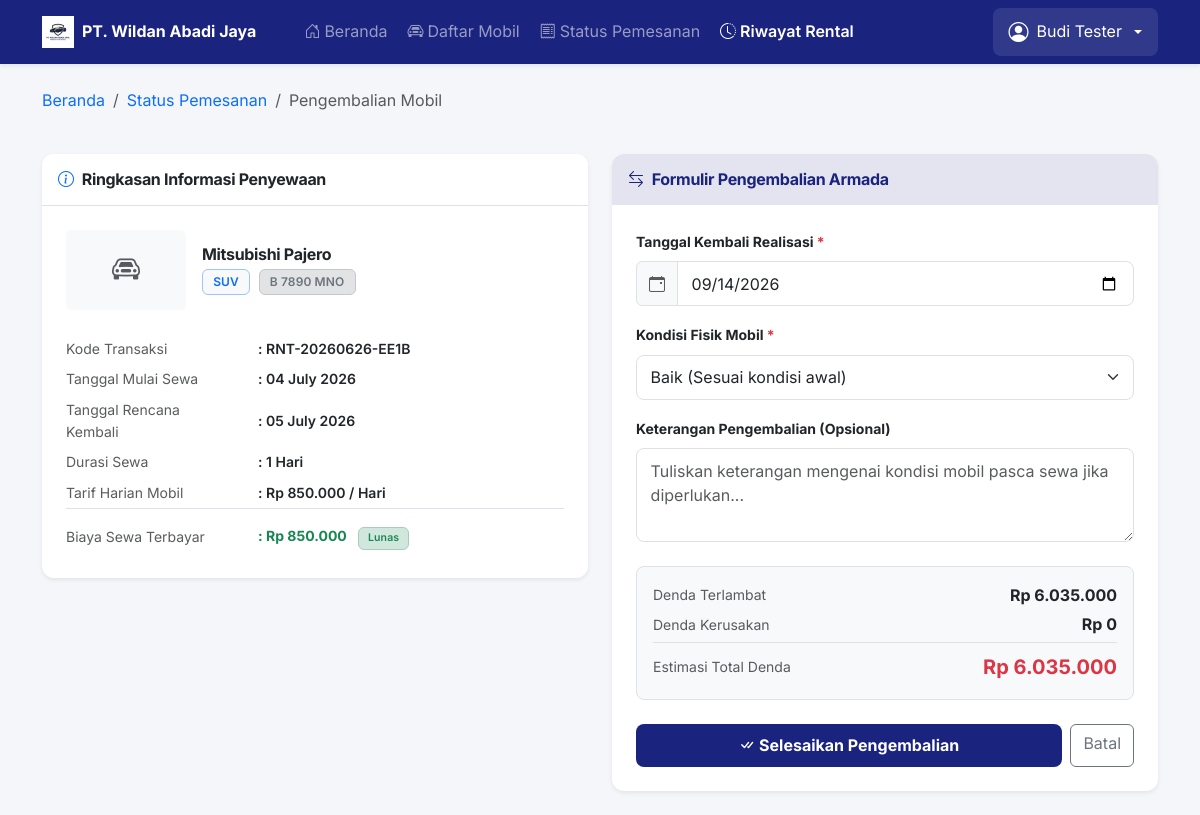
Page /customer/pengembalian.php?pesan_id=4 (signed in) on the committed database.
### tables this page shows
CREATE TABLE `pemesanan` (
  `id` int(10) UNSIGNED NOT NULL,
  `kode_pesan` varchar(25) NOT NULL,
  `customer_id` int(10) UNSIGNED NOT NULL,
  `mobil_id` int(10) UNSIGNED NOT NULL,
  `tanggal_sewa` date NOT NULL,
  `tanggal_kembali` date NOT NULL,
  `lama_sewa` tinyint(4) NOT NULL COMMENT 'dalam hari',
  `total_biaya` decimal(14,2) NOT NULL,
  `catatan` text DEFAULT NULL,
  `status` enum('menunggu_pembayaran','menunggu_konfirmasi','aktif','selesai','dibatalkan') NOT NULL DEFAULT 'menunggu_pembayaran',
  `created_at` timestamp NOT NULL DEFAULT current_timestamp(),
  `updated_at` timestamp NOT NULL DEFAULT current_timestamp() ON UPDATE current_timestamp()
);

CREATE TABLE `mobil` (
  `id` int(10) UNSIGNED NOT NULL,
  `nama_mobil` varchar(100) NOT NULL,
  `tipe` varchar(50) NOT NULL,
  `tahun` year(4) DEFAULT NULL,
  `kapasitas` tinyint(4) DEFAULT NULL COMMENT 'jumlah penumpang',
  `warna` varchar(50) DEFAULT NULL,
  `plat_nomor` varchar(20) DEFAULT NULL,
  `harga_per_hari` decimal(12,2) NOT NULL,
  `deskripsi` text DEFAULT NULL,
  `foto` varchar(255) DEFAULT NULL,
  `status` enum('tersedia','disewa','servis') NOT NULL DEFAULT 'tersedia',
  `created_at` timestamp NOT NULL DEFAULT current_timestamp(),
  `updated_at` timestamp NOT NULL DEFAULT current_timestamp() ON UPDATE current_timestamp()
);

### includes/functions.php (called while the page is built, shortened)
<?php
function formatRupiah(float $angka): string {
    return 'Rp ' . number_format($angka, 0, ',', '.');
}

### customer/pengembalian.php (the view, shortened to what this page needs)
<?php
require_once '../config/db.php';
require_once '../includes/functions.php';
$pesan_id = filter_var($_GET['pesan_id'] ?? 0, FILTER_VALIDATE_INT);
$stmt = $pdo->prepare("
    SELECT p.*, m.nama_mobil, m.tipe, m.harga_per_hari, m.foto, m.plat_nomor
    FROM pemesanan p
    JOIN mobil m ON p.mobil_id = m.id
    WHERE p.id = ? AND p.customer_id = ?
");
$stmt->execute([$pesan_id, $_SESSION['user_id']]);
$pemesanan = $stmt->fetch();
require_once '../includes/header.php';
require_once '../includes/navbar-customer.php';
$today = date('Y-m-d');
?>
<div class="container py-4">
    <div class="row mb-4">
        <div class="col-12">
            <nav aria-label="breadcrumb">
                <ol class="breadcrumb">
                    <li class="breadcrumb-item"><a href="dashboard.php" class="text-decoration-none">Beranda</a></li>
                    <li class="breadcrumb-item"><a href="status-pemesanan.php" class="text-decoration-none">Status Pemesanan</a></li>
                    <li class="breadcrumb-item active" aria-current="page">Pengembalian Mobil</li>
                </ol>
            </nav>
        </div>
    </div>
    <div class="row g-4">
        <div class="col-lg-6">
            <div class="card border-0 shadow-sm" style="border-radius: 12px;">
                <div class="card-header bg-white py-3 border-bottom">
                    <h6 class="fw-bold text-dark mb-0"><i class="bi bi-info-circle me-2 text-primary"></i>Ringkasan Informasi Penyewaan</h6>
                </div>
                <div class="card-body p-4">
                    <div class="d-flex align-items-center gap-3 mb-4">
                        <?php if ($pemesanan['foto']): ?>
                            <img src="/rental-mobil/assets/uploads/mobil/<?= htmlspecialchars($pemesanan['foto']) ?>"
                                 alt="Mobil" class="img-fluid rounded" style="max-height: 80px; width: 120px; object-fit: cover;">
                        <?php else: ?>
                            <div class="bg-light rounded d-flex align-items-center justify-content-center" style="height: 80px; width: 120px;">
                                <i class="bi bi-car-front text-muted fs-3"></i>
                            </div>
                        <?php endif; ?>
                        <div>
                            <h6 class="fw-bold mb-1"><?= htmlspecialchars($pemesanan['nama_mobil']) ?></h6>
                            <span class="badge bg-light text-primary border border-primary-subtle"><?= htmlspecialchars($pemesanan['tipe']) ?></span>
                            <span class="badge bg-secondary-subtle text-secondary border border-secondary-subtle ms-1"><?= htmlspecialchars($pemesanan['plat_nomor']) ?></span>
                        </div>
                    </div>
                    <table class="table table-borderless small mb-0">
                        <tr>
                            <td class="text-muted ps-0 py-1" width="180">Kode Transaksi</td>
                            <td class="fw-semibold text-dark py-1">: <?= htmlspecialchars($pemesanan['kode_pesan']) ?></td>
                        </tr>
                        <tr>
                            <td class="text-muted ps-0 py-1">Tanggal Mulai Sewa</td>
                            <td class="fw-semibold text-dark py-1">: <?= date('d F Y', strtotime($pemesanan['tanggal_sewa'])) ?></td>
                        </tr>
                        <tr>
                            <td class="text-muted ps-0 py-1">Tanggal Rencana Kembali</td>
                            <td class="fw-semibold text-dark py-1">: <?= date('d F Y', strtotime($pemesanan['tanggal_kembali'])) ?></td>
                        </tr>
                        <tr>
                            <td class="text-muted ps-0 py-1">Durasi Sewa</td>
                            <td class="fw-semibold text-dark py-1">: <?= htmlspecialchars($pemesanan['lama_sewa']) ?> Hari</td>
                        </tr>
                        <tr>
                            <td class="text-muted ps-0 py-1">Tarif Harian Mobil</td>
                            <td class="fw-semibold text-dark py-1">: <?= formatRupiah($pemesanan['harga_per_hari']) ?> / Hari</td>
                        </tr>
                        <tr class="border-top">
                            <td class="text-muted ps-0 pt-3 pb-1">Biaya Sewa Terbayar</td>
                            <td class="fw-bold text-success pt-3 pb-1">: <?= formatRupiah($pemesanan['total_biaya']) ?> <span class="badge bg-success-subtle text-success border border-success-subtle ms-2">Lunas</span></td>
                        </tr>
                    </table>
                </div>
            </div>
        </div>
        <div class="col-lg-6">
            <div class="card border-0 shadow-sm" style="border-radius: 12px;">
                <div class="card-header bg-primary text-white py-3 border-0" style="border-top-left-radius: 12px; border-top-right-radius: 12px;">
                    <h6 class="fw-bold mb-0"><i class="bi bi-arrow-left-right me-2"></i>Formulir Pengembalian Armada</h6>
                </div>
                <div class="card-body p-4">
                    <form action="pengembalian-proses.php" method="POST">
                        <div class="mb-3">
                            <label for="tanggal_kembali_aktual" class="form-label fw-bold text-dark">Tanggal Kembali Realisasi <span class="text-danger">*</span></label>
                            <div class="input-group">
                                <span class="input-group-text bg-light text-muted"><i class="bi bi-calendar-event"></i></span>
                                <input type="date" id="tanggal_kembali_aktual" class="form-control" name="tanggal_kembali_aktual"
                                       value="<?= $today ?>" min="<?= $pemesanan['tanggal_sewa'] ?>" required>
                            </div>
                        </div>
                        <div class="mb-3">
                            <label for="kondisi_mobil" class="form-label fw-bold text-dark">Kondisi Fisik Mobil <span class="text-danger">*</span></label>
                            <select id="kondisi_mobil" class="form-select" name="kondisi_mobil" required>
                                <option value="baik">Baik (Sesuai kondisi awal)</option>
                            </select>
                        </div>
                        <div class="mb-4">
                            <label for="keterangan" class="form-label fw-bold text-dark">Keterangan Pengembalian (Opsional)</label>
                            <textarea id="keterangan" class="form-control" name="keterangan" rows="3" placeholder="Tuliskan keterangan mengenai kondisi mobil pasca sewa jika diperlukan..."></textarea>
                        </div>
                        <div class="bg-light p-3 rounded-3 mb-4 border">
                            <div class="d-flex justify-content-between align-items-center mb-1">
                                <span class="text-muted small">Denda Terlambat</span>
                                <span class="fw-bold text-dark" id="displayDendaTelat">Rp 0</span>
                            </div>
                            <div class="d-flex justify-content-between align-items-center mb-1">
                                <span class="text-muted small">Denda Kerusakan</span>
                                <span class="fw-bold text-dark" id="displayDendaKondisi">Rp 0</span>
                            </div>
                            <div class="d-flex justify-content-between align-items-center pt-2 border-top">
                                <span class="text-muted small">Estimasi Total Denda</span>
                                <span class="fw-bold text-danger fs-5" id="displayTotalDenda">Rp 0</span>
                            </div>
                        </div>
                        <div class="d-flex gap-2">
                            <button type="submit" class="btn btn-primary-custom flex-grow-1 fw-bold py-2.5"
                                    onclick="return confirm('Apakah Anda yakin ingin memproses pengembalian mobil ini?')">
                                <i class="bi bi-check-all me-1"></i>Selesaikan Pengembalian
                            </button>
                            <a href="status-pemesanan.php" class="btn btn-outline-secondary py-2.5">
                                Batal
                            </a>
                        </div>
                    </form>
                </div>
            </div>
        </div>
    </div>
</div>
<?php
require_once '../includes/footer.php';
?>

### assets/css/style.css (style rules this page uses)
:root { --color-primary: #1a237e; --color-primary-dark: #0d1654; --color-primary-light: #3949ab; --color-accent: #ffd600; --color-white: #ffffff; --color-bg: #f4f6f9; --color-sidebar-text: #ffffff; --color-text-dark: #212121; --color-text-muted: #757575; --color-border: #e0e0e0; --color-success: #388e3c; --color-warning: #f57c00; --color-danger: #d32f2f; --color-info: #0288d1; --font-xs: 0.75rem; --font-sm: 0.875rem; --font-base: 1rem; --font-lg: 1.125rem; --font-xl: 1.25rem; --font-2xl: 1.5rem; --shadow-sm: 0 2px 4px rgba(0,0,0,0.05); --shadow-md: 0 4px 12px rgba(0,0,0,0.08); --shadow-lg: 0 8px 24px rgba(26, 35, 126, 0.12); --transition-fast: all 0.2s cubic-bezier(0.4, 0, 0.2, 1); --transition-normal: all 0.3s cubic-bezier(0.4, 0, 0.2, 1); }
* { box-sizing: border-box; }
body { font-family: 'Inter', 'Segoe UI', system-ui, -apple-system, sans-serif; background-color: var(--color-bg); color: var(--color-text-dark); line-height: 1.6; overflow-x: hidden; }
h1, h2, h3, h4, h5, h6 { font-weight: 600; letter-spacing: -0.02em; }
.card { border-radius: 12px; border: 1px solid var(--color-border); box-shadow: var(--shadow-sm); overflow: hidden; }
.card-header { font-weight: 600; border-bottom: 1px solid rgba(0,0,0,0.08); }
.badge { padding: 0.5em 0.85em; font-weight: 600; border-radius: 6px; letter-spacing: 0.01em; }
.bg-primary { background-color: rgba(26, 35, 126, 0.12) !important; color: #1a237e !important; }
.table { vertical-align: middle; }
.table td { padding: 0.85rem 0.75rem; }
.form-label { font-size: var(--font-sm); font-weight: 500; color: var(--color-text-dark); }
.form-control, .form-select { padding: 0.6rem 0.85rem; border-radius: 8px; border: 1px solid var(--color-border); transition: var(--transition-fast); }

### assets/css/customer.css (style rules this page uses)
.btn-primary-custom { background-color: var(--color-primary); color: white; border: none; border-radius: 8px; padding: 0.6rem 1.5rem; font-weight: 600; transition: all 0.2s ease; }

### rows in the picture
pemesanan: mobil.nama_mobil "Mitsubishi Pajero", mobil.tipe "SUV", mobil.plat_nomor "B 7890 MNO", kode_pesan "RNT-20260626-EE1B", tanggal_sewa "04 July 2026", tanggal_kembali "05 July 2026", lama_sewa "1", mobil.harga_per_hari "Rp 850.000", total_biaya "Rp 850.000"

### other values in the picture
$_SESSION['nama'] "Budi Tester"
